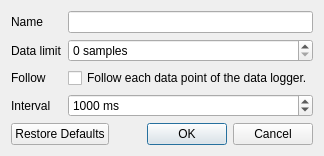
<?xml version="1.0" encoding="UTF-8"?>
<ui version="4.0">
 <class>Settings</class>
 <widget class="QDialog" name="Settings">
  <property name="geometry">
   <rect>
    <x>0</x>
    <y>0</y>
    <width>293</width>
    <height>148</height>
   </rect>
  </property>
  <property name="windowTitle">
   <string>Settings</string>
  </property>
  <layout class="QFormLayout" name="formLayout">
   <item row="5" column="0" colspan="2">
    <widget class="QDialogButtonBox" name="buttonBox">
     <property name="orientation">
      <enum>Qt::Horizontal</enum>
     </property>
     <property name="standardButtons">
      <set>QDialogButtonBox::Cancel|QDialogButtonBox::Ok|QDialogButtonBox::RestoreDefaults</set>
     </property>
     <property name="centerButtons">
      <bool>false</bool>
     </property>
    </widget>
   </item>
   <item row="1" column="0">
    <widget class="QLabel" name="label">
     <property name="text">
      <string>Name</string>
     </property>
    </widget>
   </item>
   <item row="1" column="1">
    <widget class="QLineEdit" name="leName"/>
   </item>
   <item row="4" column="0">
    <widget class="QLabel" name="label_2">
     <property name="text">
      <string>Interval</string>
     </property>
    </widget>
   </item>
   <item row="4" column="1">
    <widget class="QSpinBox" name="sbInterval">
     <property name="toolTip">
      <string>Readout interval requesting the latest datapoint, if not followed.</string>
     </property>
     <property name="suffix">
      <string> ms</string>
     </property>
     <property name="minimum">
      <number>40</number>
     </property>
     <property name="maximum">
      <number>1000000</number>
     </property>
     <property name="singleStep">
      <number>10</number>
     </property>
     <property name="value">
      <number>1000</number>
     </property>
    </widget>
   </item>
   <item row="3" column="0">
    <widget class="QLabel" name="label_3">
     <property name="text">
      <string>Follow</string>
     </property>
    </widget>
   </item>
   <item row="3" column="1">
    <widget class="QCheckBox" name="cbFollow">
     <property name="toolTip">
      <string>Follow each data point published by the data logger, otherwise, use the timer to request data points.</string>
     </property>
     <property name="text">
      <string>Follow each data point of the data logger.</string>
     </property>
    </widget>
   </item>
   <item row="2" column="0">
    <widget class="QLabel" name="label_4">
     <property name="text">
      <string>Data limit</string>
     </property>
    </widget>
   </item>
   <item row="2" column="1">
    <widget class="QSpinBox" name="sbDataLengthLimit">
     <property name="toolTip">
      <string>Number of data points to keep at least in memory, if the data limit option is activated.</string>
     </property>
     <property name="suffix">
      <string> samples</string>
     </property>
     <property name="maximum">
      <number>100000</number>
     </property>
     <property name="singleStep">
      <number>1000</number>
     </property>
    </widget>
   </item>
  </layout>
 </widget>
 <resources/>
 <connections>
  <connection>
   <sender>buttonBox</sender>
   <signal>accepted()</signal>
   <receiver>Settings</receiver>
   <slot>accept()</slot>
   <hints>
    <hint type="sourcelabel">
     <x>236</x>
     <y>112</y>
    </hint>
    <hint type="destinationlabel">
     <x>157</x>
     <y>274</y>
    </hint>
   </hints>
  </connection>
  <connection>
   <sender>buttonBox</sender>
   <signal>rejected()</signal>
   <receiver>Settings</receiver>
   <slot>reject()</slot>
   <hints>
    <hint type="sourcelabel">
     <x>304</x>
     <y>112</y>
    </hint>
    <hint type="destinationlabel">
     <x>286</x>
     <y>274</y>
    </hint>
   </hints>
  </connection>
  <connection>
   <sender>cbFollow</sender>
   <signal>toggled(bool)</signal>
   <receiver>sbInterval</receiver>
   <slot>setDisabled(bool)</slot>
   <hints>
    <hint type="sourcelabel">
     <x>131</x>
     <y>52</y>
    </hint>
    <hint type="destinationlabel">
     <x>134</x>
     <y>65</y>
    </hint>
   </hints>
  </connection>
 </connections>
</ui>
